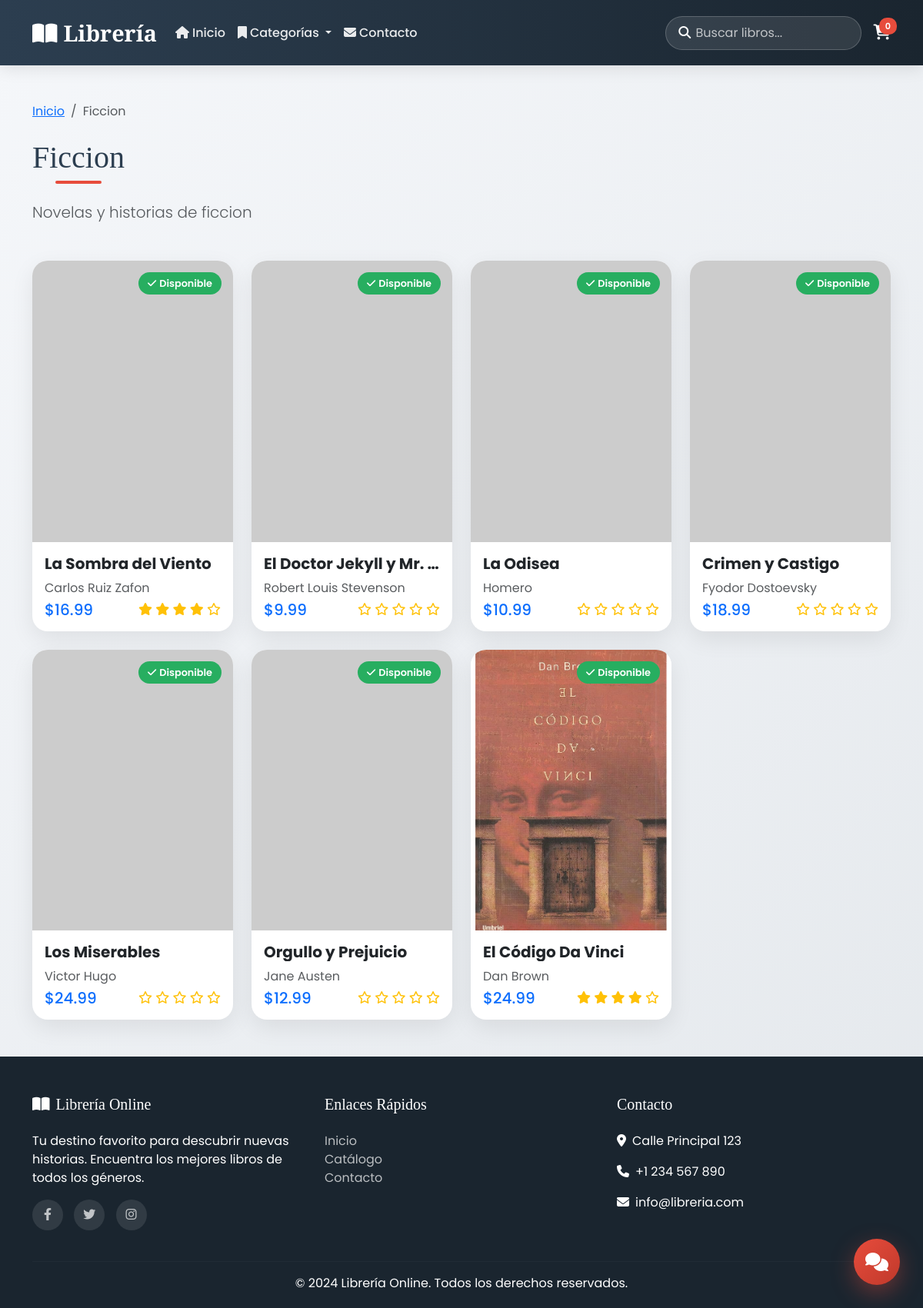
/categoria/6/, run on the app's committed database.
### libros/models.py (models this page shows, shortened)
class Categoria(models.Model):
    nombre = models.CharField(max_length=100)
    descripcion = models.TextField(blank=True)
    class Meta:
        verbose_name_plural = 'Categorías'

class Libro(models.Model):
    titulo = models.CharField(max_length=200)
    autor = models.CharField(max_length=200)
    descripcion = models.TextField()
    isbn = models.CharField(max_length=20, unique=True)
    fecha_publicacion = models.DateField()
    precio = models.DecimalField(max_digits=10, decimal_places=2)
    precio_oferta = models.DecimalField(max_digits=10, decimal_places=2, null=True, blank=True)
    en_oferta = models.BooleanField(default=False)
    stock = models.PositiveIntegerField(default=0)
    portada = models.ImageField(upload_to='portadas/', blank=True, null=True)
    categoria = models.ForeignKey(Categoria, on_delete=models.SET_NULL, null=True, blank=True)
    fecha_creacion = models.DateTimeField(auto_now_add=True)
    class Meta:
        ordering = ['-fecha_creacion']
    @property
    def promedio_resenas(self):
        resenas = self.resenas.all()
        if resenas:
            return sum(r.calificacion for r in resenas) / len(resenas)
        return 0

### libros/views.py (the view)
# urls.py: path('categoria/<int:categoria_id>/', views.por_categoria, name='por_categoria'),
def por_categoria(request, categoria_id):
    categoria = get_object_or_404(Categoria, id=categoria_id)
    libros = Libro.objects.filter(categoria=categoria)
    categorias = Categoria.objects.all()
    return render(request, 'libros/por_categoria.html', {
        'categoria': categoria,
        'libros': libros,
        'categorias': categorias
    })

### libros/context_processors.py (called while the page is built)
def categorias_context(request):
    return {
        'categorias': Categoria.objects.all()
    }

### templates/libros/por_categoria.html (shortened to what this page needs)
{% extends 'base.html' %}
{% block content %}
<div class="py-5">
    <div class="container">
        <nav aria-label="breadcrumb" class="mb-4">
            <ol class="breadcrumb">
                <li class="breadcrumb-item"><a href="{% url 'libros:home' %}">Inicio</a></li>
                <li class="breadcrumb-item active">{{ categoria.nombre }}</li>
            </ol>
        </nav>
        <h1 class="section-title">{{ categoria.nombre }}</h1>
        {% if categoria.descripcion %}
        <p class="lead text-muted mb-5">{{ categoria.descripcion }}</p>
        {% endif %}
        <div class="row g-4">
            {% for libro in libros %}
            <div class="col-sm-6 col-lg-3">
                <div class="card h-100">
                    <div class="card-img-wrapper">
                        {% if libro.portada %}
                        <img src="{{ libro.portada.url }}" alt="{{ libro.titulo }}">
                        {% else %}
                        <img src="https://via.placeholder.com/300x400?text=Sin+Portada" alt="{{ libro.titulo }}">
                        {% endif %}
                        {% if libro.stock > 0 %}
                        <span class="badge-stock available">
                            <i class="fas fa-check me-1"></i>Disponible
                        </span>
                        {% else %}
                        <span class="badge-stock out">
                            <i class="fas fa-times me-1"></i>Agotado
                        </span>
                        {% endif %}
                    </div>
                    <div class="card-body">
                        <h5 class="card-title fw-bold text-truncate">{{ libro.titulo }}</h5>
                        <p class="card-text text-muted mb-1">{{ libro.autor }}</p>
                        <div class="d-flex justify-content-between align-items-center">
                            <span class="h5 text-primary mb-0">${{ libro.precio }}</span>
                            <div class="text-warning">
                                {% for i in "12345" %}
                                    {% if forloop.counter <= libro.promedio_resenas %}
                                    <i class="fas fa-star"></i>
                                    {% else %}
                                    <i class="far fa-star"></i>
                                    {% endif %}
                                {% endfor %}
                            </div>
                        </div>
                    </div>
                </div>
            </div>
            {% empty %}
            <div class="col-12 text-center py-5">
                <i class="fas fa-book-open text-muted" style="font-size: 4rem;"></i>
                <p class="mt-3 text-muted">No hay libros en esta categoría</p>
            </div>
            {% endfor %}
        </div>
    </div>
</div>
{% endblock %}

### templates/base.html (shortened to what this page needs)
<!DOCTYPE html>
<html lang="es">
<head>
    <link href="https://cdn.jsdelivr.net/npm/bootstrap@5.3.0/dist/css/bootstrap.min.css" rel="stylesheet">
    <link rel="stylesheet" href="https://cdnjs.cloudflare.com/ajax/libs/font-awesome/6.4.0/css/all.min.css">
</head>
<body>
    <nav class="navbar navbar-expand-lg sticky-top">
        <div class="container">
            <a class="navbar-brand" href="{% url 'libros:home' %}">
                <i class="fas fa-book-open me-2"></i>Librería
            </a>
            <div class="collapse navbar-collapse" id="navbarNav">
                <ul class="navbar-nav me-auto mb-2 mb-lg-0">
                    <li class="nav-item">
                        <a class="nav-link" href="{% url 'libros:home' %}">
                            <i class="fas fa-home me-1"></i>Inicio
                        </a>
                    </li>
                    <li class="nav-item dropdown">
                        <a class="nav-link dropdown-toggle" href="#" role="button" data-bs-toggle="dropdown">
                            <i class="fas fa-bookmark me-1"></i>Categorías
                        </a>
                    </li>
                    <li class="nav-item">
                        <a class="nav-link" href="{% url 'libros:contacto' %}">
                            <i class="fas fa-envelope me-1"></i>Contacto
                        </a>
                    </li>
                </ul>
                <form class="d-flex align-items-center" action="{% url 'libros:buscar' %}" method="GET">
                    <div class="search-box me-3">
                        <i class="fas fa-search text-white"></i>
                        <input type="text" name="q" placeholder="Buscar libros...">
                    </div>
                </form>
                <div class="d-flex align-items-center gap-3">
                    {% if user.is_authenticated and user.is_staff %}
                        <a href="{% url 'libros:admin_panel' %}" class="btn btn-primary btn-sm">
                            <i class="fas fa-cog me-1"></i>Admin
                        </a>
                        <a href="{% url 'libros:admin_logout' %}" class="btn btn-outline-light btn-sm">
                            <i class="fas fa-sign-out-alt"></i>
                        </a>
                    {% else %}
                        <a href="{% url 'libros:carrito' %}" class="cart-icon text-white">
                            <span class="cart-count">0</span>
                        </a>
                    {% endif %}
                </div>
            </div>
        </div>
    </nav>
    {% block content %}{% endblock %}
    <div class="chatbot-btn" onclick="toggleChatbot()">
        <i class="fas fa-comments"></i>
    </div>
    <footer class="footer">
        <div class="container">
            <div class="row">
                <div class="col-lg-4 mb-4">
                    <h5><i class="fas fa-book-open me-2"></i>Librería Online</h5>
                    <p>Tu destino favorito para descubrir nuevas historias. Encuentra los mejores libros de todos los géneros.</p>
                    <div class="social-icons">
                        <a href="#"><i class="fab fa-facebook-f"></i></a>
                        <a href="#"><i class="fab fa-twitter"></i></a>
                        <a href="#"><i class="fab fa-instagram"></i></a>
                    </div>
                </div>
                <div class="col-lg-4 mb-4">
                    <h5>Enlaces Rápidos</h5>
                    <ul class="list-unstyled">
                        <li><a href="{% url 'libros:home' %}">Inicio</a></li>
                        <li><a href="{% url 'libros:buscar' %}">Catálogo</a></li>
                        <li><a href="{% url 'libros:contacto' %}">Contacto</a></li>
                    </ul>
                </div>
                <div class="col-lg-4 mb-4">
                    <h5>Contacto</h5>
                    <p><i class="fas fa-map-marker-alt me-2"></i>Calle Principal 123</p>
                    <p><i class="fas fa-phone me-2"></i>+1 234 567 890</p>
                    <p><i class="fas fa-envelope me-2"></i>info@libreria.com</p>
                </div>
            </div>
            <hr style="border-color: rgba(255,255,255,0.1);">
            <div class="text-center">
                <p class="mb-0">&copy; 2024 Librería Online. Todos los derechos reservados.</p>
            </div>
        </div>
    </footer>
</body>
</html>

### templates/base.html (style rules this page uses)
:root { --primary: #2c3e50; --secondary: #e74c3c; --accent: #f39c12; --light: #ecf0f1; --dark: #1a252f; }
body { font-family: 'Poppins', sans-serif; background: linear-gradient(135deg, #f5f7fa 0%, #e4e8ec 100%); min-height: 100vh; }
.navbar { background: linear-gradient(90deg, var(--primary) 0%, var(--dark) 100%); padding: 1rem 0; box-shadow: 0 4px 20px rgba(0,0,0,0.1); }
.navbar-brand { font-family: 'Playfair Display', serif; font-size: 1.8rem; font-weight: 700; color: white !important; }
.navbar-nav .nav-link { color: rgba(255,255,255,0.9) !important; font-weight: 500; transition: all 0.3s; padding: 0.5rem 1rem; border-radius: 25px; }
.search-box { background: rgba(255,255,255,0.1); border-radius: 25px; padding: 0.5rem 1rem; border: 1px solid rgba(255,255,255,0.2); }
.search-box input { background: transparent; border: none; color: white; width: 200px; }
.search-box input::placeholder { color: rgba(255,255,255,0.7); }
.card { border: none; border-radius: 20px; overflow: hidden; transition: all 0.4s cubic-bezier(0.175, 0.885, 0.32, 1.275); background: white; box-shadow: 0 10px 30px rgba(0,0,0,0.08); }
.card-img-wrapper { position: relative; overflow: hidden; padding-top: 140%; }
.card-img-wrapper img { position: absolute; top: 0; left: 0; width: 100%; height: 100%; object-fit: cover; transition: transform 0.4s; }
.section-title { font-family: 'Playfair Display', serif; font-size: 2.5rem; color: var(--primary); position: relative; display: inline-block; margin-bottom: 2rem; }
.section-title::after { content: ''; position: absolute; bottom: -10px; left: 50%; transform: translateX(-50%); width: 60px; height: 4px; background: var(--secondary); border-radius: 2px; }
.footer { background: var(--dark); color: white; padding: 50px 0 20px; }
.footer h5 { font-family: 'Playfair Display', serif; margin-bottom: 1.5rem; }
.footer a { color: rgba(255,255,255,0.7); text-decoration: none; transition: color 0.3s; }
.social-icons a { display: inline-block; width: 40px; height: 40px; background: rgba(255,255,255,0.1); border-radius: 50%; text-align: center; line-height: 40px; margin-right: 10px; transition: all 0.3s; }
.badge-stock { position: absolute; top: 15px; right: 15px; padding: 5px 12px; border-radius: 20px; font-size: 0.8rem; font-weight: 600; }
.badge-stock.available { background: #27ae60; color: white; }
.chatbot-btn { position: fixed; bottom: 30px; right: 30px; width: 60px; height: 60px; background: linear-gradient(135deg, var(--secondary) 0%, #c0392b 100%); border-radius: 50%; display: flex; align-items: center; justify-content: center; color: white; font-size: 1.5rem; box-shadow: 0 10px 30px rgba(231, 76, 60, 0.4); cursor: pointer; z-index: 1000; transition: all 0.3s; }
.cart-icon { position: relative; }
.cart-count { position: absolute; top: -8px; right: -8px; background: var(--secondary); color: white; font-size: 0.7rem; padding: 3px 8px; border-radius: 10px; font-weight: 600; }

### data on the page
Categoria: nombre "Ficcion", descripcion "Novelas y historias de ficcion"
Libro: stock "Disponible", titulo "La Sombra del Viento", autor "Carlos Ruiz Zafon", precio "16.99"
Libro: stock "Disponible", titulo "El Doctor Jekyll y Mr.…", autor "Robert Louis Stevenson", precio "9.99"
Libro: stock "Disponible", titulo "La Odisea", autor "Homero", precio "10.99"
Libro: stock "Disponible", titulo "Crimen y Castigo", autor "Fyodor Dostoevsky", precio "18.99"
Libro: stock "Disponible", titulo "Los Miserables", autor "Victor Hugo", precio "24.99"
Libro: stock "Disponible", titulo "Orgullo y Prejuicio", autor "Jane Austen", precio "12.99"
Libro: portada (picture), stock "Disponible", titulo "El Código Da Vinci", autor "Dan Brown", precio "24.99"
